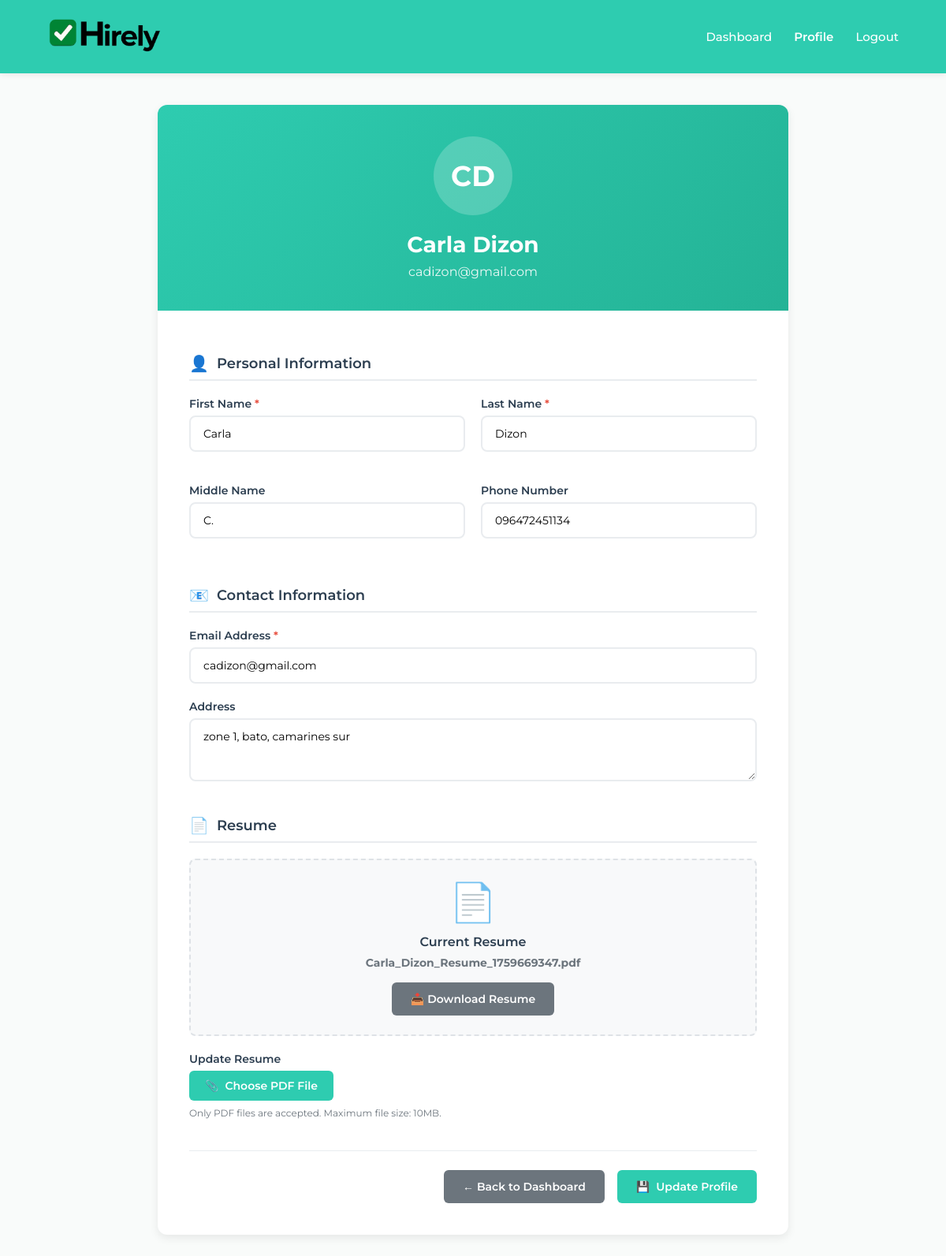
Page /profile (signed in) on the committed database.
### app/models.py (models this page shows, shortened)
class User(db.Model):
    __tablename__ = 'users'
    id = db.Column(db.Integer, primary_key=True)
    last_name = db.Column(db.String(80), nullable=False)
    first_name = db.Column(db.String(80), nullable=False)
    middle_name = db.Column(db.String(80))
    email = db.Column(db.String(120), unique=True, nullable=False)
    phone = db.Column(db.String(30))
    address = db.Column(db.Text)
    password_hash = db.Column(db.String(128))
    resume = db.Column(db.String(255))
    is_admin = db.Column(db.Boolean, default=False)
    created_at = db.Column(db.DateTime, default=datetime.utcnow)
    applications = db.relationship('Application', backref='applicant', lazy=True)

### app/routes/main.py (the view)
@main_bp.route('/profile')
def profile():
    user_id = session.get('user_id')
    if not user_id:
        flash('Please log in to access your profile.', 'error')
        return redirect('/')
    user = User.query.get(user_id)
    if not user:
        flash('User not found', 'error')
        session.clear()
        return redirect('/')
    session['last_activity'] = datetime.utcnow().isoformat()
    response = make_response(render_template('profile.html', user=user))
    response.headers['Cache-Control'] = 'no-cache, no-store, must-revalidate, private'
    response.headers['Pragma'] = 'no-cache'
    response.headers['Expires'] = '0'
    return response

### app/templates/profile.html (shortened to what this page needs)
<!DOCTYPE html>
<html lang="en">
<head>
</head>
<body>
    <header>
        <div class="logo">
            {% if user.is_admin %}
                <a href="/admin_dashboard" style="text-decoration: none; color: inherit;">
                    <img src="/static/hirely.png" alt="Hirely Logo">
                </a>
            {% else %}
                <a href="/user_dashboard" style="text-decoration: none; color: inherit;">
                    <img src="/static/hirely.png" alt="Hirely Logo">
                </a>
            {% endif %}
        </div>
        <nav>
            <a href="/dashboard">Dashboard</a>
            <a href="/profile" class="active">Profile</a>
            <a href="/logout">Logout</a>
        </nav>
    </header>
    <main>
        <div class="profile-container">
            <div class="profile-header">
                <div class="profile-avatar">
                    {{ user.first_name[0] }}{{ user.last_name[0] }}
                </div>
                <h1>{{ user.first_name }} {{ user.last_name }}</h1>
                <p>{{ user.email }}</p>
            </div>
            <div class="profile-content">
                <form id="profileForm" enctype="multipart/form-data">
                    <div class="form-section">
                        <h2 class="section-title">
                            <span class="section-icon">👤</span>
                            Personal Information
                        </h2>
                        <div class="form-grid">
                            <div class="form-group">
                                <label for="firstName">
                                    First Name <span class="required">*</span>
                                </label>
                                <input type="text"
                                       id="firstName"
                                       name="first_name"
                                       value="{{ user.first_name or '' }}"
                                       required>
                            </div>
                            <div class="form-group">
                                <label for="lastName">
                                    Last Name <span class="required">*</span>
                                </label>
                                <input type="text"
                                       id="lastName"
                                       name="last_name"
                                       value="{{ user.last_name or '' }}"
                                       required>
                            </div>
                            <div class="form-group">
                                <label for="middleName">Middle Name</label>
                                <input type="text"
                                       id="middleName"
                                       name="middle_name"
                                       value="{{ user.middle_name or '' }}">
                            </div>
                            <div class="form-group">
                                <label for="phone">Phone Number</label>
                                <input type="tel"
                                       id="phone"
                                       name="phone"
                                       value="{{ user.phone or '' }}"
                                       placeholder="+1 (555) 123-4567">
                            </div>
                        </div>
                    </div>
                    <div class="form-section">
                        <h2 class="section-title">
                            <span class="section-icon">📧</span>
                            Contact Information
                        </h2>
                        <div class="form-group">
                            <label for="email">
                                Email Address <span class="required">*</span>
                            </label>
                            <input type="email"
                                   id="email"
                                   name="email"
                                   value="{{ user.email or '' }}"
                                   required>
                        </div>
                        <div class="form-group">
                            <label for="address">Address</label>
                            <textarea id="address"
                                      name="address"
                                      placeholder="Full address including city, state, and postal code">{{ user.address or '' }}</textarea>
                        </div>
                    </div>
                    <div class="form-section">
                        <h2 class="section-title">
                            <span class="section-icon">📄</span>
                            Resume
                        </h2>
                        {% if user.resume %}
                        <div class="resume-info">
                            <div class="resume-icon has-file">📄</div>
                            <h4>Current Resume</h4>
                            <p><strong>{{ user.resume }}</strong></p>
                            <div style="margin-top: 16px;">
                                <a href="/download_resume/{{ user.id }}"
                                   class="btn btn-secondary">
                                    📥 Download Resume
                                </a>
                            </div>
                        </div>
                        {% else %}
                        <div class="resume-info">
                            <div class="resume-icon">📄</div>
                            <h4>No Resume Uploaded</h4>
                            <p>Upload your resume to apply for jobs</p>
                        </div>
                        {% endif %}
                        <div class="file-upload-container">
                            <label for="resume">
                                {% if user.resume %}Update Resume{% else %}Upload Resume{% endif %}
                            </label>
                            <div class="file-upload">
                                <div class="file-upload-button">
                                    <span>📎</span>
                                    <span id="fileButtonText">Choose PDF File</span>
                                </div>
                            </div>
                            <div class="file-info">
                                Only PDF files are accepted. Maximum file size: 10MB.
                            </div>
                        </div>
                    </div>
                    <div class="form-actions">
                        <a href="/dashboard" class="btn btn-secondary" id="backToDashboard">
                            ← Back to Dashboard
                        </a>
                        <button type="submit" class="btn btn-primary" id="updateBtn">
                            <span class="btn-icon">💾</span>
                            <span class="btn-text">Update Profile</span>
                        </button>
                    </div>
                </form>
            </div>
        </div>
    </main>
</body>
</html>

### app/templates/profile.html (style rules this page uses)
body { margin: 0; font-family: 'Montserrat', sans-serif; background: #f9fbfa; display: flex; flex-direction: column; min-height: 100vh; color: #2c3e50; }
header { background: #2eccb0; color: #ffffff; padding: 22px 60px; display: flex; justify-content: space-between; align-items: center; box-shadow: 0 2px 8px rgba(0,0,0,0.08); }
.logo img { height: 45px; }
nav { display: flex; align-items: center; gap: 28px; }
nav a { color: white; text-decoration: none; font-size: 15px; font-weight: 500; transition: opacity 0.2s; }
nav a.active { font-weight: 600; opacity: 1; }
main { flex: 1; display: flex; justify-content: center; padding: 40px 20px; }
.profile-container { width: 100%; max-width: 800px; background: white; border-radius: 12px; box-shadow: 0 4px 12px rgba(0,0,0,0.08); overflow: hidden; }
.profile-header { background: linear-gradient(135deg, #2eccb0 0%, #24b396 100%); color: white; padding: 40px; text-align: center; }
.profile-avatar { width: 100px; height: 100px; background: rgba(255,255,255,0.2); border-radius: 50%; display: flex; align-items: center; justify-content: center; margin: 0 auto 20px; font-size: 36px; font-weight: 700; }
.profile-header h1 { margin: 0 0 8px; font-size: 28px; font-weight: 700; }
.profile-header p { margin: 0; font-size: 16px; opacity: 0.9; }
.profile-content { padding: 40px; }
.form-section { margin-bottom: 40px; }
.section-title { color: #2c3e50; font-size: 18px; font-weight: 600; margin-bottom: 20px; padding-bottom: 8px; border-bottom: 2px solid #e9ecef; display: flex; align-items: center; gap: 10px; }
.section-icon { color: #2eccb0; font-size: 20px; }
.form-grid { display: grid; grid-template-columns: 1fr 1fr; gap: 20px; }
.form-group { margin-bottom: 20px; }
label { display: block; margin-bottom: 6px; font-weight: 600; color: #2c3e50; font-size: 14px; }
.required { color: #e74c3c; }
input[type="text"], input[type="email"], input[type="tel"], textarea { width: 100%; padding: 12px 16px; border: 2px solid #e9ecef; border-radius: 8px; font-family: 'Montserrat', sans-serif; font-size: 14px; transition: border-color 0.2s; box-sizing: border-box; }
textarea { resize: vertical; min-height: 80px; }
.resume-info { background: #f8f9fa; border: 2px dashed #dee2e6; border-radius: 8px; padding: 24px; text-align: center; margin-bottom: 20px; }
.resume-icon { font-size: 48px; color: #6c757d; margin-bottom: 12px; }
.resume-icon.has-file { color: #e74c3c; }
.resume-info h4 { margin: 0 0 8px; font-size: 16px; font-weight: 600; color: #2c3e50; }
.resume-info p { margin: 0; color: #6c757d; font-size: 14px; }
.file-upload-container { margin-bottom: 20px; }
.file-upload { position: relative; display: inline-block; }
.file-upload-button { display: inline-flex; align-items: center; gap: 8px; background: #2eccb0; color: white; padding: 10px 20px; border-radius: 6px; cursor: pointer; font-weight: 600; font-size: 14px; transition: background 0.2s; }
.file-info { margin-top: 8px; font-size: 12px; color: #6c757d; }
.form-actions { display: flex; gap: 16px; justify-content: flex-end; margin-top: 32px; padding-top: 24px; border-top: 1px solid #e9ecef; }
.btn { padding: 12px 24px; border-radius: 6px; font-family: 'Montserrat', sans-serif; font-size: 14px; font-weight: 600; text-decoration: none; cursor: pointer; border: none; transition: all 0.2s; display: inline-flex; align-items: center; gap: 8px; }
.btn-primary { background: #2eccb0; color: white; }
.btn-secondary { background: #6c757d; color: white; }

### rows in the picture
User: first_name "C", last_name "D", first_name "Carla", last_name "Dizon", email "cadizon@gmail.com", middle_name "C.", phone "096472451134", address "zone 1, bato, camarines sur", resume "Carla_Dizon_Resume_1759669347.pdf"
